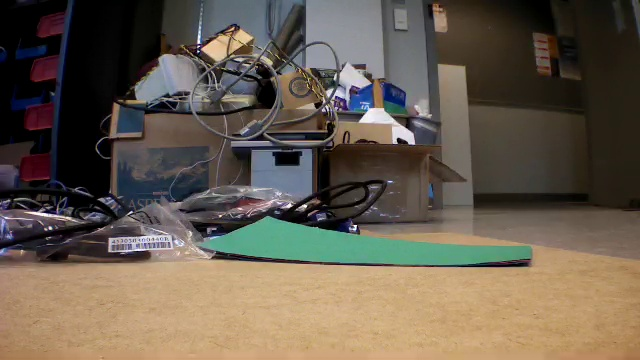
#> input picture windowsARdrone/libardrone/sift_tests/cap1.jpg, 640 x 360 px, given in place of the camera
$ python nonDroneCamshiftTest.py   (Python 2 division)   (older library calls are emulated)
#> lines starting #> are read from the running program, lines starting #| are printed output that depends on the picture; after the words box and inside, x2 and y2 are one past the last pixel; in counts of white or black regions, pixels touching at a corner belong together
### windowsARdrone/libardrone/droneImageSift.py
# -*- coding: utf-8 -*-
"""
Created on Mon May 09 14:02:30 2016

@author: mju
"""

import numpy as np
#import math
import os
from operator import itemgetter
import sys
#from matplotlib import pyplot as plt

sys.path.append("C:/Anaconda/Lib/site-packages")

import cv2


# [116 lines left out: functions drawMatches, tryToMatchFeatures, findImage, not called in this run]

def initRefs(itemsSought):
    properties = [] #2D array used to store info on each item: item i is properties[i]

    sift = cv2.xfeatures2d.SIFT_create()

    #properties[i][0] holds the reference image for the item
    for i in range (0, len(itemsSought)):
        properties.append([None, [], [], 0])

        filename = itemsSought[i] + 'Ref.jpg'
        path = os.path.join("dronecaps", filename)
        properties[i][0] = cv2.imread(path, 0)
        if properties[i][0] is None:
            print("Reference image", itemsSought[i], "not found")

        #properties[i][1] holds the keypoints and their descriptions for the reference image
        keypoints, descriptions = sift.detectAndCompute(properties[i][0], None)
        properties[i][1].append(keypoints)
        properties[i][1].append(descriptions)

    return properties

#run this if you wanna test the feature recognition using still images in the dronecaps file
# [14 lines left out: function scanImages, not called in this run]

### windowsARdrone/libardrone/nonDroneCamshiftTest.py
import numpy as np
import cv2
from droneImageSift import initRefs, findImage

frame = None
track_window = None
hist = None
rect = None

def getNextFrame(vidObj):
    """Takes in the VideoCapture object and reads the next frame, returning one that is half the size
    (Comment out that line if you want fullsize)."""
    ret, frame = vidObj.read()
    #print type(vidObj), type(frame)
    if frame is not None:
        frame = cv2.resize(frame, (0, 0), fx = 0.5, fy = 0.5)
    return frame

cam = cv2.VideoCapture(0)
ret, frame = cam.read()
#> frame is the input picture: shape (360, 640, 3); mean B, G, R 79.2, 92.9, 103.9
#print type(frame)
cv2.namedWindow('camshift')

# start processing frames
while True:
    frame1 = getNextFrame(cam)
#> in getNextFrame, `frame = cv2.resize(frame, (0, 0), fx = 0.5, fy = 0.5)`:
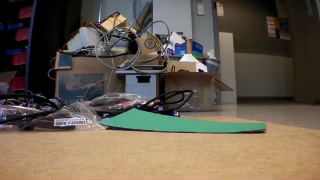
#> frame: shape (180, 320, 3); mean B, G, R 79.4, 93, 104

    #from camShiftDemo
    hsv = cv2.cvtColor(frame1, cv2.COLOR_BGR2HSV)    # convert to HSV
#> hsv: shape (180, 320, 3); mean H, S, V 46.6, 85.8, 109.8
    mask = cv2.inRange(hsv, np.array((0., 60., 32.)), np.array((180., 255., 255.)))   # eliminate low and high saturation and value values
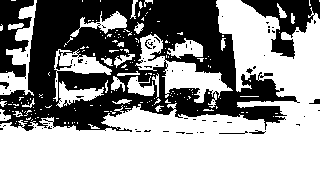
#> mask: shape (180, 320); 59.1% white; 80 black regions (71 under 20 px), largest, box (x1, y1, x2, y2) and area: (0, 0, 300, 132) 19776, (241, 0, 320, 59) 1829, (0, 0, 34, 79) 1515

    vis1 = frame1.copy()

    if track_window is None:
        itemsSought = ['hatch', 'exit']
#> (the run stopped early here; a loop or call above may not have finished)

$ run again, on windowsARdrone/libardrone/sift_tests/cap10.jpg
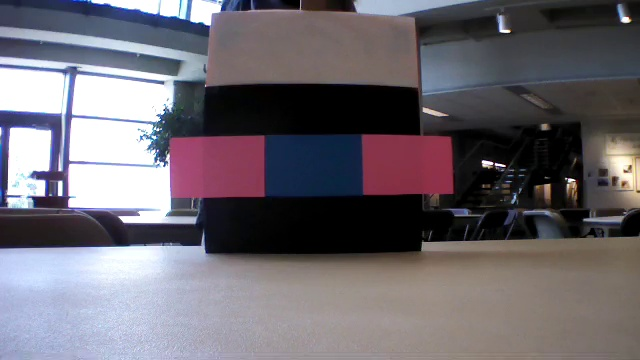
#> input picture windowsARdrone/libardrone/sift_tests/cap10.jpg, 640 x 360 px, given in place of the camera
#> frame is the input picture: shape (360, 640, 3); mean B, G, R 112, 104.4, 109.2
#> in getNextFrame, `frame = cv2.resize(frame, (0, 0), fx = 0.5, fy = 0.5)`:
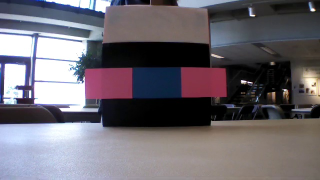
#> frame: shape (180, 320, 3); mean B, G, R 112.1, 104.5, 109.3
#> hsv: shape (180, 320, 3); mean H, S, V 74.3, 54, 120.3
#> `mask = cv2.inRange(hsv, np.array((0., 60., 32.)), np.array((180., 255...`:
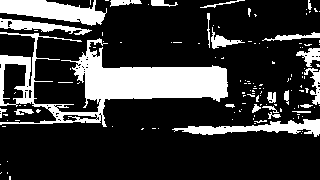
#> mask: shape (180, 320); 21.7% white; 132 white regions (108 under 20 px), largest, box (x1, y1, x2, y2) and area: (0, 32, 228, 127) 6932, (0, 0, 107, 26) 1634, (172, 119, 320, 137) 1138

$ run again, on windowsARdrone/libardrone/sift_tests/cap11.jpg
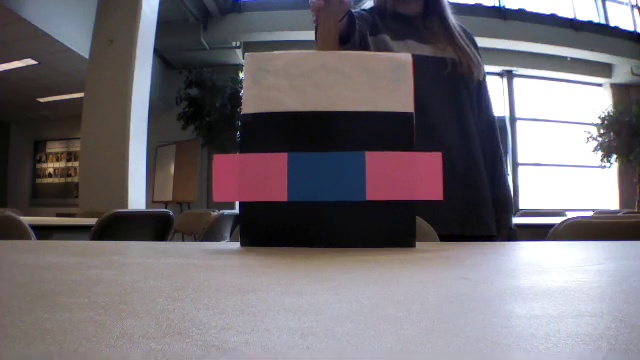
#> input picture windowsARdrone/libardrone/sift_tests/cap11.jpg, 640 x 360 px, given in place of the camera
#> frame is the input picture: shape (360, 640, 3); mean B, G, R 113.8, 107.8, 112.9
#> in getNextFrame, `frame = cv2.resize(frame, (0, 0), fx = 0.5, fy = 0.5)`:
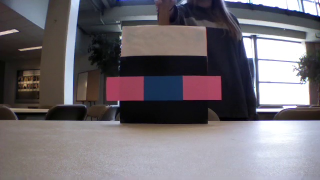
#> frame: shape (180, 320, 3); mean B, G, R 113.9, 107.9, 113.1
#> hsv: shape (180, 320, 3); mean H, S, V 84.7, 50, 121.5
#> `mask = cv2.inRange(hsv, np.array((0., 60., 32.)), np.array((180., 255...`:
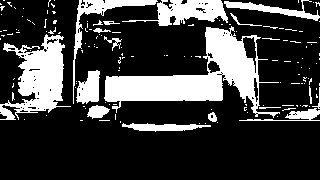
#> mask: shape (180, 320); 24.1% white; 145 white regions (125 under 20 px), largest, box (x1, y1, x2, y2) and area: (104, 26, 280, 118) 5552, (0, 34, 71, 120) 2937, (122, 0, 228, 26) 1340
